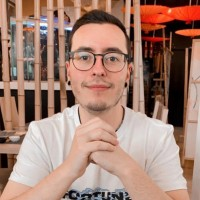
#> input picture test.jpg, 200 x 200 px
$ python face_detection.py
#> lines starting #> are read from the running program, lines starting #| are printed output that depends on the picture; after the words box and inside, x2 and y2 are one past the last pixel; in counts of white or black regions, pixels touching at a corner belong together
# Face detection program using cv2

import cv2

face_cascade = cv2.CascadeClassifier('haarcascade_frontalface_default.xml')

# Import the image with a face
img = cv2.imread('test.jpg')
#> img is the input picture: shape (200, 200, 3); mean B, G, R 115.6, 129.7, 165.1

# Change the color of the image to grey scale so cv2 can read it
gray = cv2.cvtColor(img, cv2.COLOR_RGB2GRAY)
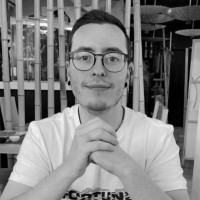
#> gray: shape (200, 200); min 0, max 253, mean 129.6

# Face detection code and square draw
faces = face_cascade.detectMultiScale(gray, 1.1, 4)
#> faces = [[60, 25, 81, 81]]
for (x, y, w, h) in faces:
    cv2.rectangle(img, (x, y), (x + w, y + h), (225, 0, 0), 2)
#> this loop made 1 pass
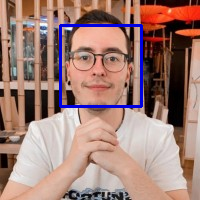
#> img: shape (200, 200, 3); 2.42% of pixels changed, all inside (x1, y1, x2, y2) = (59, 24, 143, 108)

# Show the image with a rectangle on the face
cv2.imshow('img', img)

# Keep showing the image until user close window
cv2.waitKey()

# Save the image with the face detection with another name
cv2.imwrite('result.jpg', img)
